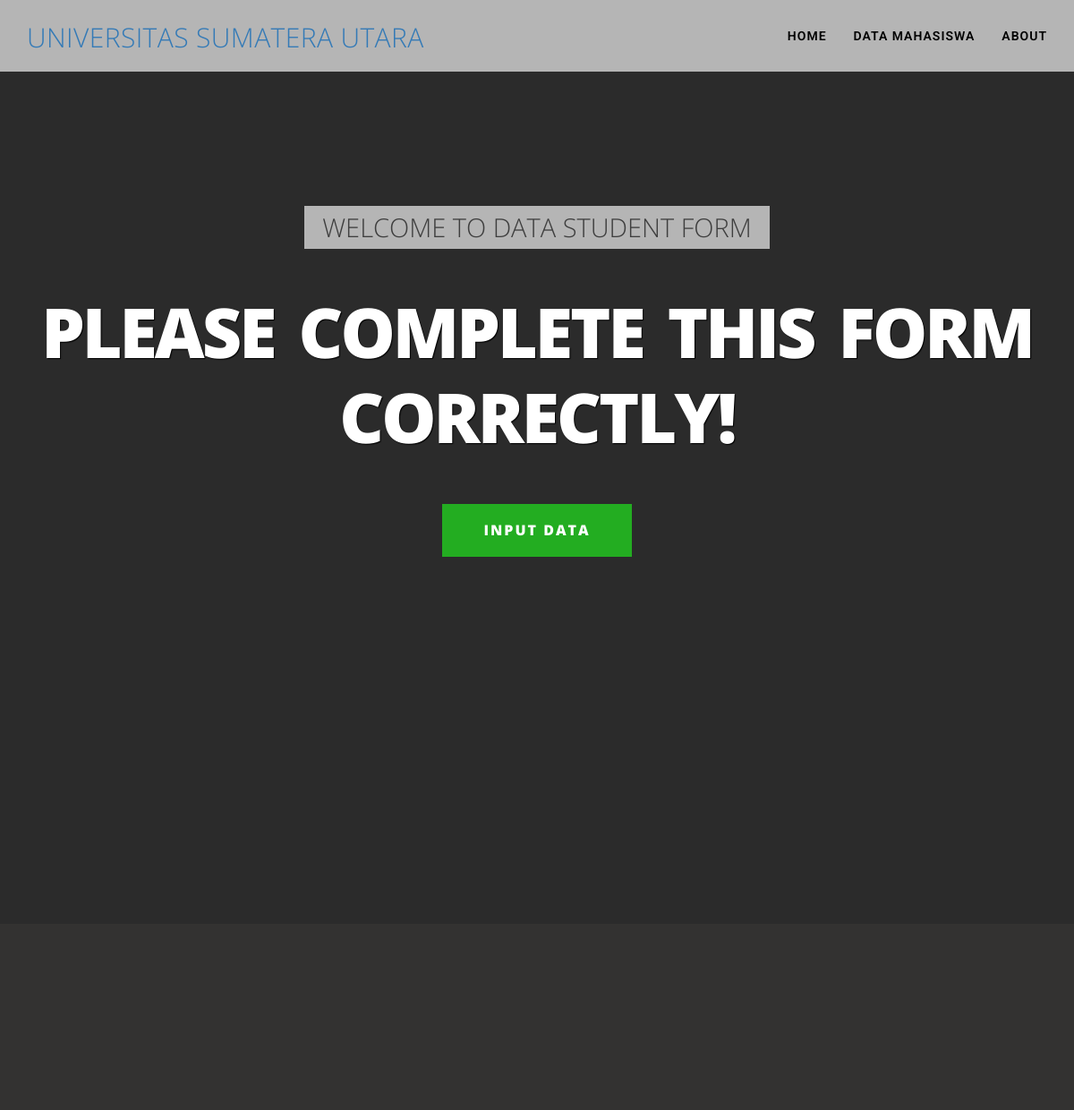
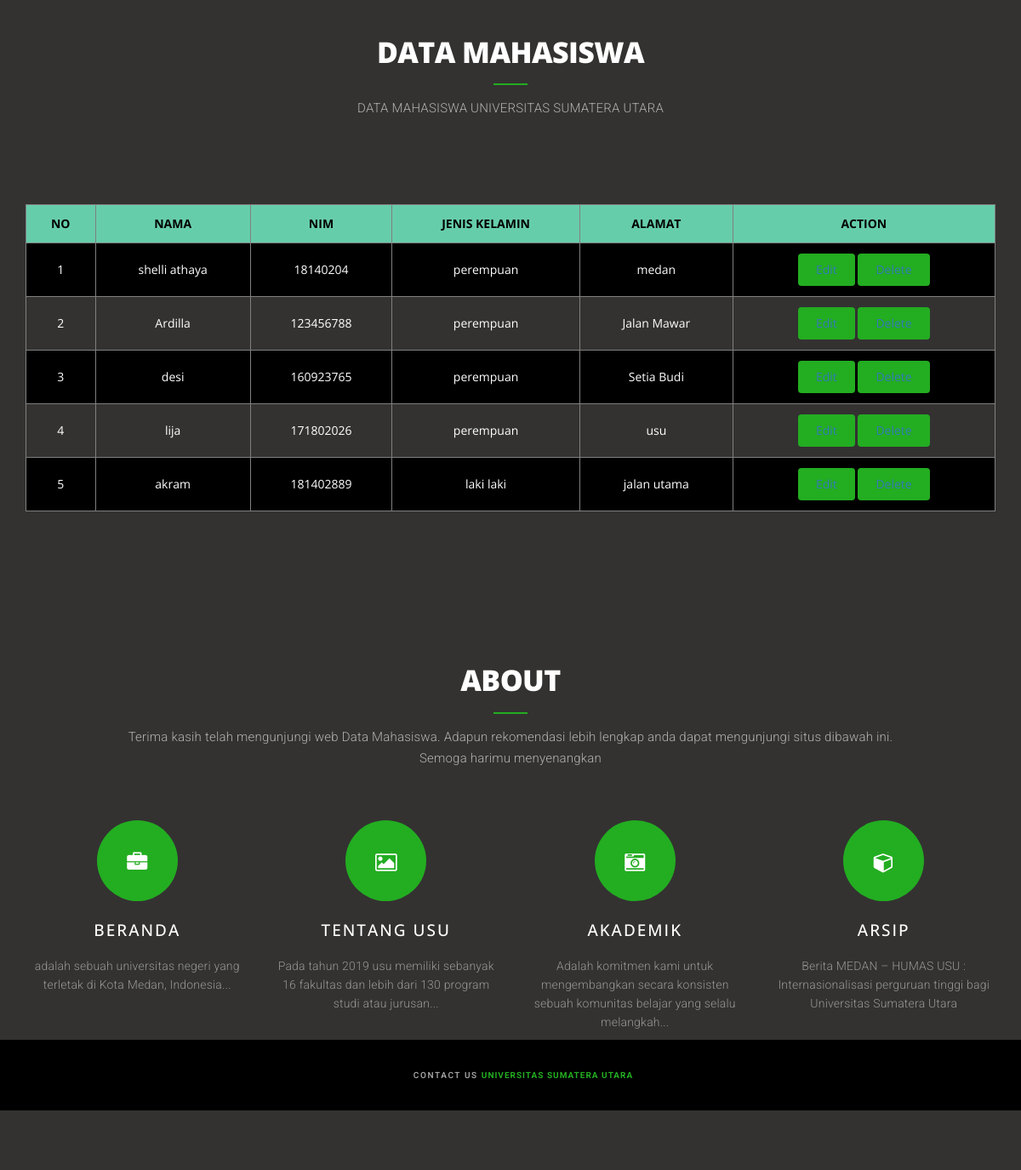
Screenshot of /CI/index.php/crud with the database file from the repository (2 pictures, top to bottom).
### tables this page shows
CREATE TABLE `mahasiswa` (
  `nim` int(50) NOT NULL,
  `nama` varchar(50) NOT NULL,
  `jenis_kelamin` varchar(50) NOT NULL,
  `alamat` varchar(50) NOT NULL
);

### CI/application/controllers/crud.php (called while the page is built, shortened)
<?php
class crud extends CI_Controller {
	function __construct() {
		$this->load->model('m_data');
		$this->load->helper('url');
	}
	public function index() {
		$data['mahasiswa'] = $this->m_data->tampil_data()->result();
		$this->load->view('v_tampil', $data);
	}
}

### CI/index.php (called while the page is built, shortened)
<?php
require_once BASEPATH.'core/CodeIgniter.php';

### CI/application/models/m_data.php (called while the page is built, shortened)
<?php
class M_data extends CI_Controller {
	public function tampil_data()
	{
		$data=$this->db->get("mahasiswa");
		return $data;
	}
}

### CI/application/views/v_tampil.php (the view, shortened to what this page needs)
<!DOCTYPE html>
<html lang="en">
	<head>
		<link rel="stylesheet" href="<?php echo base_url()?>aset/css/bootstrap.min.css" rel="stylesheet">
		<link rel="stylesheet" href="https://maxcdn.bootstrapcdn.com/font-awesome/4.4.0/css/font-awesome.min.css">
		<link rel="stylesheet" href="<?php echo base_url()?>aset/css/style.css" rel="stylesheet">
</head>
<body id="page-top">
		<nav class="navbar navbar-default navbar-fixed-top">
			<div class="container">
				<div class="navbar-header page-scroll">
					<h2><a class="page-scroll" href="#UNIVERSITAS SUMATERA UTARA">UNIVERSITAS SUMATERA UTARA</a></h2>
				</div>
				<div class="collapse navbar-collapse" id="bs-example-navbar-collapse-1">
					<ul class="nav navbar-nav navbar-right">
						<li>
							<a class="page-scroll" href="#home">HOME</a>
						</li>
						<li>
							<a class="page-scroll" href="#datamahasiswa">Data Mahasiswa</a>
						</li>
						<li>
							<a class="page-scroll" href="#about">About</a>
						</li>
					</ul>
				</div>
			</div>
		</nav>
		<header>
			<div class="container">
				<div class="slider-container">
					<div class="intro-text">
						<div class="intro-lead-in"> WELCOME TO DATA STUDENT FORM</div>
						<div class="intro-heading">PLEASE COMPLETE THIS FORM CORRECTLY!</div>
						<center><h3><a class="page-scroll btn btn-xl" href="<?php echo base_url('index.php/crud/input'); ?>">INPUT DATA</a></center></h3>
					</div>
				</div>
			</div>
		</header>
<section id="home" class="dark-bg">
			<div class="container">
				<div class="row">
					<div class="col-lg-12 text-center">
							</div></div></div></section>
		<section id="datamahasiswa" class="dark-bg">
			<div class="container">
				<div class="row">
					<div class="col-lg-12 text-center">
						<div class="section-title">
							<br>
							<h2>Data Mahasiswa</h2>
							<p>DATA MAHASISWA UNIVERSITAS SUMATERA UTARA</p>
						</div>
					</div>
				</div>
			<br>
	<table style="margin:20px auto;" border="1">
			<th>NO</th>
			<th>NAMA</th>
			<th>NIM</th>
			<th>JENIS KELAMIN</th>
			<th>ALAMAT</th>
			<th>ACTION</th>
		<?php
		$no = 1;
		foreach($mahasiswa as $u) {
		?>
		<tr>
			<td><?php echo $no++ ?></td>
			<td><?php echo $u->nama ?></td>
			<td><?php echo $u->nim ?></td>
			<td><?php echo $u->jenis_kelamin ?></td>
			<td><?php echo $u->alamat ?></td>
			<td>
			<button type="button" class="btn btn-primary"><?php echo anchor('crud/edit/'.$u->nim,'Edit');?></button>
				<button type="button" class="btn btn-danger"><?php echo anchor('crud/delete/'.$u->nim,'Delete');?></td></button>
		</tr>
		<?php } ?>
	</table>
						</div>
		</section>
		<section id="about" class="dark-bg">
			<div class="container">
				<div class="row">
					<div class="col-lg-12 text-center">
						<div class="section-title">
							<h2>ABOUT</h2>
							<p>Terima kasih telah mengunjungi web Data Mahasiswa. Adapun rekomendasi lebih lengkap anda dapat mengunjungi situs dibawah ini. Semoga harimu menyenangkan</p>
						</div>
					</div>
				</div>
				<div class="row">
					<div class="col-md-3 text-center">
						<div class="mz-module-about">
							<i class="fa fa-briefcase ot-circle"></i>
							<h3>BERANDA</h3>
							<p>adalah sebuah universitas negeri yang terletak di Kota Medan, Indonesia...</p>
						</div>
					</div>
					<div class="col-md-3 text-center">
						<div class="mz-module-about">
							<i class="fa fa-photo ot-circle"></i>
							<h3>TENTANG USU</h3>
							<p>Pada tahun 2019 usu memiliki sebanyak 16 fakultas dan lebih dari 130 program studi atau jurusan...</p>
						</div>
					</div>
					<div class="col-md-3 text-center">
						<div class="mz-module-about">
							<i class="fa fa-camera-retro ot-circle"></i>
							<h3>AKADEMIK</h3>
							<p>Adalah komitmen kami untuk mengembangkan secara konsisten sebuah komunitas belajar yang selalu melangkah...</p>
						</div>
					</div>
					<div class="col-md-3 text-center">
						<div class="mz-module-about">
							<i class="fa fa-cube ot-circle"></i>
							<h3>ARSIP</h3>
							<p>Berita MEDAN – HUMAS USU : Internasionalisasi perguruan tinggi bagi Universitas Sumatera Utara</p>
						</div>
					</div>
				</div>
			</div>
			<footer>
			<div class="container text-center">
				<p>Contact Us <a href="https://www.usu.ac.id/id/abdimas-kontak.html"><span>UNIVERSITAS SUMATERA UTARA</span></a></p>
			</div>
		</footer>
				</body>
					</html>

### CI/aset/css/style.css (style rules this page uses)
body { margin: 0px; font-family: "Open Sans", Sans-serif; }
h1, h2, h3, h4, h5, h6 { font-weight: 300; letter-spacing: 0.4px; font-family: "Open Sans", Sans-serif; color: #232323; }
p { font-family: 'Roboto', sans-serif; font-size: 15px; font-weight: 300; line-height: 23px; letter-spacing: 0.2px; color: #797979; }
.dark-bg p { color: #B1B1B1; }
a, a:hover, a:focus, a:active, a.active { outline: 0; }
@media (min-width: 768px) { section { padding: 150px 0; } }
section { padding: 70px 0; }
ul { padding-left: 0; padding-top: 10px; }
ul li { list-style: none; padding-bottom: 10px; font-family: 'Open Sans', sans-serif; font-size: 14px; font-weight: 500; line-height: 23px; letter-spacing: 0.2px; color: #000000; }
.navbar-default { background-color: #222; border-color: transparent }
.navbar-default .navbar-collapse { border-color: rgba(255,255,255,.02) }
.navbar-default .nav li a { font-family: "Roboto",sans-serif; text-transform: uppercase; font-weight: 600; letter-spacing: 1px; color:#000; }
@media (min-width:768px) { .navbar-default { background-color: rgba(255, 255, 255, 0.65); padding: 5px 0; -webkit-transition:padding .3s; -moz-transition:padding .3s; transition:padding .3s; border:0 } }
header { background-image: url(../images/demo/bg-sanza.jpg); background-repeat: none; background-attachment: scroll; background-position: center center; -webkit-background-size: cover; -moz-background-size: cover; background-size: cover; -o-background-size: cover; text-align: center; color: #fff; }
header .intro-text { padding-top: 100px; padding-bottom: 50px; }
@media (min-width: 768px) { header .intro-text { padding-top: 230px; padding-bottom: 400px; } }
header .intro-text .intro-lead-in { display: inline-block; background-color: rgba(255, 255, 255, 0.65); margin-bottom: 25px; padding: 4px 20px; font-family: "Open Sans",sans-serif; font-size: 19px; color: #3E3E3E; font-weight: 300; line-height: 40px; }
@media (min-width: 768px) { header .intro-text .intro-lead-in { font-size: 29px; line-height: 40px; margin-bottom: 45px; } }
header .intro-text .intro-heading { text-transform: uppercase; font-weight: 900; font-size: 40px; line-height: 48px; margin-bottom: 25px; letter-spacing: -3px; word-spacing: 10px; color: #FFFFFF; text-shadow: 1px 1px 1px rgb(0, 0, 0); }
@media (min-width: 768px) { header .intro-text .intro-heading { line-height: 95px; font-size: 77px; margin-bottom: 50px; } }
.section-title h2 { font-size: 34px; text-transform: uppercase; color: #5D5D5D; font-weight: 800; letter-spacing: -0.6px; position: relative; margin-bottom: 20px; padding-bottom: 15px; }
.section-title h2:after { left: 50%; z-index: 1; width: 40px; height: 2px; content: " "; bottom: -5px; margin-left: -20px; text-align: center; position: absolute; background: #23AD21; }
.dark-bg .section-title h2 { color: #fff; }
.section-title p { font-size: 15px; font-weight: 300; line-height: 25px; margin: 20px 100px 60px 100px; }
.mz-module-about h3 { font-weight: 500; font-size: 19px; text-transform: uppercase; color: #000000; letter-spacing: 2px; margin-bottom: 20px; }
.dark-bg .mz-module-about h3 { color: #FFFFFF; }
.mz-module-about p { font-size: 14px; font-weight: 300; line-height: 22px; color: #969696; }
.ot-circle { height: 95px; width: 95px; text-align: center; line-height: 98px; color: #FFFFFF; border-radius: 100px; background-color: #23AD21; margin: 0 2px 4px; font-size: 24px; }
.dark-bg { background-color: #333231; color: #fff; }
footer { padding: 30px; background-color: #000; }
footer p { color: #B7B7B7; margin: 0; font-size: 10px; text-transform: uppercase; font-weight: 500; letter-spacing: 1.6px; }
footer p a { color: #fff; }
footer p a span { color: #23AD21; font-size: 10px; letter-spacing: 1px; font-weight: 700; }
.btn { display: inline-block; padding: 8px 20px; margin-bottom: 0; font-size: 14px; font-weight: 400; line-height: 1.42857143; text-align: center; white-space: nowrap; vertical-align: middle; -ms-touch-action: manipulation; touch-action: manipulation; cursor: pointer; -webkit-user-select: none; -moz-user-select: none; -ms-user-select: none; user-select: none; background-image: none; border: 1px solid transparent; border-radius: 4px; background-color: #23AD21; }
.btn-xl { color: #fff; background-color: #23AD21; font-family: "Open Sans",sans-serif; text-transform: uppercase; font-weight: 800; border-radius: 0; letter-spacing: 2px; font-size: 16px; padding: 17px 45px; }

### rows the page displays
mahasiswa: nama "shelli athaya", nim "18140204", jenis_kelamin "perempuan", alamat "medan"
mahasiswa: nama "Ardilla", nim "123456788", jenis_kelamin "perempuan", alamat "Jalan Mawar"
mahasiswa: nama "desi", nim "160923765", jenis_kelamin "perempuan", alamat "Setia Budi"
mahasiswa: nama "lija", nim "171802026", jenis_kelamin "perempuan", alamat "usu"
mahasiswa: nama "akram", nim "181402889", jenis_kelamin "laki laki", alamat "jalan utama"
